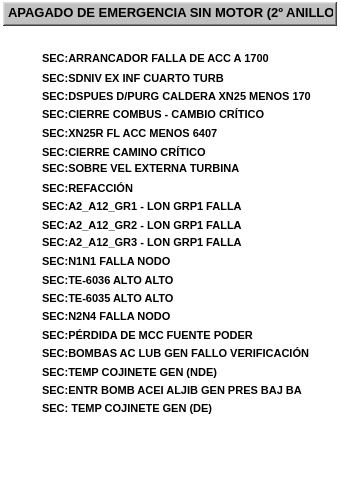
  <widget class="QFrame" name="fr_2">
   <property name="geometry">
    <rect>
     <x>343</x>
     <y>85</y>
     <width>341</width>
     <height>501</height>
    </rect>
   </property>
   <property name="styleSheet">
    <string notr="true">background-color: rgba(255, 255, 255, 0);</string>
   </property>
   <property name="frameShape">
    <enum>QFrame::StyledPanel</enum>
   </property>
   <property name="frameShadow">
    <enum>QFrame::Plain</enum>
   </property>
   <property name="lineWidth">
    <number>1</number>
   </property>
   <property name="midLineWidth">
    <number>0</number>
   </property>
   <widget class="QFrame" name="frTitulo_2">
    <property name="geometry">
     <rect>
      <x>3</x>
      <y>2</y>
      <width>334</width>
      <height>24</height>
     </rect>
    </property>
    <property name="styleSheet">
     <string notr="true">background-color: rgb(192, 192, 192);</string>
    </property>
    <property name="frameShape">
     <enum>QFrame::WinPanel</enum>
    </property>
    <property name="frameShadow">
     <enum>QFrame::Raised</enum>
    </property>
    <property name="lineWidth">
     <number>2</number>
    </property>
    <property name="midLineWidth">
     <number>0</number>
    </property>
   </widget>
   <widget class="QLabel" name="lbTitulo_2">
    <property name="geometry">
     <rect>
      <x>8</x>
      <y>2</y>
      <width>325</width>
      <height>20</height>
     </rect>
    </property>
    <property name="font">
     <font>
      <pointsize>10</pointsize>
      <weight>75</weight>
      <bold>true</bold>
     </font>
    </property>
    <property name="styleSheet">
     <string notr="true">background-color: rgba(255, 255, 255, 0);</string>
    </property>
    <property name="text">
     <string>APAGADO DE EMERGENCIA SIN MOTOR (2º ANILLO)</string>
    </property>
   </widget>
   <widget class="QLabel" name="lbTexto_20">
    <property name="geometry">
     <rect>
      <x>42</x>
      <y>50</y>
      <width>281</width>
      <height>16</height>
     </rect>
    </property>
    <property name="font">
     <font>
      <pointsize>8</pointsize>
      <weight>75</weight>
      <bold>true</bold>
     </font>
    </property>
    <property name="styleSheet">
     <string notr="true">background-color: rgba(255, 255, 255, 0);</string>
    </property>
    <property name="text">
     <string>SEC:ARRANCADOR FALLA DE ACC A 1700</string>
    </property>
   </widget>
   <widget class="AWMultiObject" name="aLet_20">
    <property name="geometry">
     <rect>
      <x>13</x>
      <y>43</y>
      <width>25</width>
      <height>31</height>
     </rect>
    </property>
    <property name="ElementType">
     <enum>AWMultiObject::CIRLED</enum>
    </property>
    <property name="OnColor">
     <enum>AWMultiObject::Grey</enum>
    </property>
    <property name="OffColor">
     <enum>AWMultiObject::Grey</enum>
    </property>
   </widget>
   <widget class="QLabel" name="lbTexto_21">
    <property name="geometry">
     <rect>
      <x>42</x>
      <y>70</y>
      <width>281</width>
      <height>16</height>
     </rect>
    </property>
    <property name="font">
     <font>
      <pointsize>8</pointsize>
      <weight>75</weight>
      <bold>true</bold>
     </font>
    </property>
    <property name="styleSheet">
     <string notr="true">background-color: rgba(255, 255, 255, 0);</string>
    </property>
    <property name="text">
     <string>SEC:SDNIV EX INF CUARTO TURB</string>
    </property>
   </widget>
   <widget class="AWMultiObject" name="aLet_21">
    <property name="geometry">
     <rect>
      <x>13</x>
      <y>62</y>
      <width>25</width>
      <height>31</height>
     </rect>
    </property>
    <property name="ElementType">
     <enum>AWMultiObject::CIRLED</enum>
    </property>
    <property name="OnColor">
     <enum>AWMultiObject::Grey</enum>
    </property>
    <property name="OffColor">
     <enum>AWMultiObject::Grey</enum>
    </property>
   </widget>
   <widget class="QLabel" name="lbTexto_22">
    <property name="geometry">
     <rect>
      <x>42</x>
      <y>88</y>
      <width>281</width>
      <height>16</height>
     </rect>
    </property>
    <property name="font">
     <font>
      <pointsize>8</pointsize>
      <weight>75</weight>
      <bold>true</bold>
     </font>
    </property>
    <property name="styleSheet">
     <string notr="true">background-color: rgba(255, 255, 255, 0);</string>
    </property>
    <property name="text">
     <string>SEC:DSPUES D/PURG CALDERA XN25 MENOS 170</string>
    </property>
   </widget>
   <widget class="AWMultiObject" name="aLet_22">
    <property name="geometry">
     <rect>
      <x>13</x>
      <y>80</y>
      <width>25</width>
      <height>31</height>
     </rect>
    </property>
    <property name="ElementType">
     <enum>AWMultiObject::CIRLED</enum>
    </property>
    <property name="OnColor">
     <enum>AWMultiObject::Grey</enum>
    </property>
    <property name="OffColor">
     <enum>AWMultiObject::Grey</enum>
    </property>
   </widget>
   <widget class="QLabel" name="lbTexto_23">
    <property name="geometry">
     <rect>
      <x>42</x>
      <y>106</y>
      <width>281</width>
      <height>16</height>
     </rect>
    </property>
    <property name="font">
     <font>
      <pointsize>8</pointsize>
      <weight>75</weight>
      <bold>true</bold>
     </font>
    </property>
    <property name="styleSheet">
     <string notr="true">background-color: rgba(255, 255, 255, 0);</string>
    </property>
    <property name="text">
     <string>SEC:CIERRE COMBUS - CAMBIO CRÍTICO</string>
    </property>
   </widget>
   <widget class="AWMultiObject" name="aLet_23">
    <property name="geometry">
     <rect>
      <x>13</x>
      <y>99</y>
      <width>25</width>
      <height>31</height>
     </rect>
    </property>
    <property name="ElementType">
     <enum>AWMultiObject::CIRLED</enum>
    </property>
    <property name="OnColor">
     <enum>AWMultiObject::Grey</enum>
    </property>
    <property name="OffColor">
     <enum>AWMultiObject::Grey</enum>
    </property>
   </widget>
   <widget class="AWMultiObject" name="aLet_24">
    <property name="geometry">
     <rect>
      <x>13</x>
      <y>118</y>
      <width>25</width>
      <height>31</height>
     </rect>
    </property>
    <property name="ElementType">
     <enum>AWMultiObject::CIRLED</enum>
    </property>
    <property name="OnColor">
     <enum>AWMultiObject::Grey</enum>
    </property>
    <property name="OffColor">
     <enum>AWMultiObject::Grey</enum>
    </property>
   </widget>
   <widget class="QLabel" name="lbTexto_24">
    <property name="geometry">
     <rect>
      <x>42</x>
      <y>125</y>
      <width>281</width>
      <height>16</height>
     </rect>
    </property>
    <property name="font">
     <font>
      <pointsize>8</pointsize>
      <weight>75</weight>
      <bold>true</bold>
     </font>
    </property>
    <property name="styleSheet">
     <string notr="true">background-color: rgba(255, 255, 255, 0);</string>
    </property>
    <property name="text">
     <string>SEC:XN25R FL ACC MENOS 6407</string>
    </property>
   </widget>
   <widget class="AWMultiObject" name="aLet_25">
    <property name="geometry">
     <rect>
      <x>13</x>
      <y>136</y>
      <width>25</width>
      <height>31</height>
     </rect>
    </property>
    <property name="ElementType">
     <enum>AWMultiObject::CIRLED</enum>
    </property>
    <property name="OnColor">
     <enum>AWMultiObject::Grey</enum>
    </property>
    <property name="OffColor">
     <enum>AWMultiObject::Grey</enum>
    </property>
   </widget>
   <widget class="QLabel" name="lbTexto_25">
    <property name="geometry">
     <rect>
      <x>42</x>
      <y>144</y>
      <width>281</width>
      <height>16</height>
     </rect>
    </property>
    <property name="font">
     <font>
      <pointsize>8</pointsize>
      <weight>75</weight>
      <bold>true</bold>
     </font>
    </property>
    <property name="styleSheet">
     <string notr="true">background-color: rgba(255, 255, 255, 0);</string>
    </property>
    <property name="text">
     <string>SEC:CIERRE CAMINO CRÍTICO</string>
    </property>
   </widget>
   <widget class="QLabel" name="lbTexto_26">
    <property name="geometry">
     <rect>
      <x>42</x>
      <y>160</y>
      <width>281</width>
      <height>16</height>
     </rect>
    </property>
    <property name="font">
     <font>
      <pointsize>8</pointsize>
      <weight>75</weight>
      <bold>true</bold>
     </font>
    </property>
    <property name="styleSheet">
     <string notr="true">background-color: rgba(255, 255, 255, 0);</string>
    </property>
    <property name="text">
     <string>SEC:SOBRE VEL EXTERNA TURBINA</string>
    </property>
   </widget>
   <widget class="AWMultiObject" name="aLet_26">
    <property name="geometry">
     <rect>
      <x>13</x>
      <y>155</y>
      <width>25</width>
      <height>31</height>
     </rect>
    </property>
    <property name="ElementType">
     <enum>AWMultiObject::CIRLED</enum>
    </property>
    <property name="OnColor">
     <enum>AWMultiObject::Grey</enum>
    </property>
    <property name="OffColor">
     <enum>AWMultiObject::Grey</enum>
    </property>
   </widget>
   <widget class="AWMultiObject" name="aLet_27">
    <property name="geometry">
     <rect>
      <x>13</x>
      <y>174</y>
      <width>25</width>
      <height>31</height>
     </rect>
    </property>
    <property name="ElementType">
     <enum>AWMultiObject::CIRLED</enum>
    </property>
    <property name="OnColor">
     <enum>AWMultiObject::Grey</enum>
    </property>
    <property name="OffColor">
     <enum>AWMultiObject::Grey</enum>
    </property>
   </widget>
   <widget class="QLabel" name="lbTexto_27">
    <property name="geometry">
     <rect>
      <x>42</x>
      <y>180</y>
      <width>281</width>
      <height>16</height>
     </rect>
    </property>
    <property name="font">
     <font>
      <pointsize>8</pointsize>
      <weight>75</weight>
      <bold>true</bold>
     </font>
    </property>
    <property name="styleSheet">
     <string notr="true">background-color: rgba(255, 255, 255, 0);</string>
    </property>
    <property name="text">
     <string>SEC:REFACCIÓN</string>
    </property>
   </widget>
   <widget class="AWMultiObject" name="aLet_28">
    <property name="geometry">
     <rect>
      <x>13</x>
      <y>192</y>
      <width>25</width>
      <height>31</height>
     </rect>
    </property>
    <property name="ElementType">
     <enum>AWMultiObject::CIRLED</enum>
    </property>
    <property name="OnColor">
     <enum>AWMultiObject::Grey</enum>
    </property>
    <property name="OffColor">
     <enum>AWMultiObject::Grey</enum>
    </property>
   </widget>
   <widget class="QLabel" name="lbTexto_28">
    <property name="geometry">
     <rect>
      <x>42</x>
      <y>198</y>
      <width>281</width>
      <height>16</height>
     </rect>
    </property>
    <property name="font">
     <font>
      <pointsize>8</pointsize>
      <weight>75</weight>
      <bold>true</bold>
     </font>
    </property>
    <property name="styleSheet">
     <string notr="true">background-color: rgba(255, 255, 255, 0);</string>
    </property>
    <property name="text">
     <string>SEC:A2_A12_GR1 - LON GRP1 FALLA</string>
    </property>
   </widget>
   <widget class="QLabel" name="lbTexto_29">
    <property name="geometry">
     <rect>
      <x>42</x>
      <y>217</y>
      <width>281</width>
      <height>16</height>
     </rect>
    </property>
    <property name="font">
     <font>
      <pointsize>8</pointsize>
      <weight>75</weight>
      <bold>true</bold>
     </font>
    </property>
    <property name="styleSheet">
     <string notr="true">background-color: rgba(255, 255, 255, 0);</string>
    </property>
    <property name="text">
     <string>SEC:A2_A12_GR2 - LON GRP1 FALLA</string>
    </property>
   </widget>
   <widget class="AWMultiObject" name="aLet_29">
    <property name="geometry">
     <rect>
      <x>13</x>
      <y>210</y>
      <width>25</width>
      <height>31</height>
     </rect>
    </property>
    <property name="ElementType">
     <enum>AWMultiObject::CIRLED</enum>
    </property>
    <property name="OnColor">
     <enum>AWMultiObject::Grey</enum>
    </property>
    <property name="OffColor">
     <enum>AWMultiObject::Grey</enum>
    </property>
   </widget>
   <widget class="QLabel" name="lbTexto_30">
    <property name="geometry">
     <rect>
      <x>42</x>
      <y>234</y>
      <width>281</width>
      <height>16</height>
     </rect>
    </property>
    <property name="font">
     <font>
      <pointsize>8</pointsize>
      <weight>75</weight>
      <bold>true</bold>
     </font>
    </property>
    <property name="styleSheet">
     <string notr="true">background-color: rgba(255, 255, 255, 0);</string>
    </property>
    <property name="text">
     <string>SEC:A2_A12_GR3 - LON GRP1 FALLA</string>
    </property>
   </widget>
   <widget class="AWMultiObject" name="aLet_30">
    <property name="geometry">
     <rect>
      <x>13</x>
      <y>228</y>
      <width>25</width>
      <height>31</height>
     </rect>
    </property>
    <property name="ElementType">
     <enum>AWMultiObject::CIRLED</enum>
    </property>
    <property name="OnColor">
     <enum>AWMultiObject::Grey</enum>
    </property>
    <property name="OffColor">
     <enum>AWMultiObject::Grey</enum>
    </property>
   </widget>
   <widget class="AWMultiObject" name="aLet_31">
    <property name="geometry">
     <rect>
      <x>13</x>
      <y>246</y>
      <width>25</width>
      <height>31</height>
     </rect>
    </property>
    <property name="ElementType">
     <enum>AWMultiObject::CIRLED</enum>
    </property>
    <property name="OnColor">
     <enum>AWMultiObject::Grey</enum>
    </property>
    <property name="OffColor">
     <enum>AWMultiObject::Grey</enum>
    </property>
   </widget>
   <widget class="QLabel" name="lbTexto_31">
    <property name="geometry">
     <rect>
      <x>42</x>
      <y>253</y>
      <width>281</width>
      <height>16</height>
     </rect>
    </property>
    <property name="font">
     <font>
      <pointsize>8</pointsize>
      <weight>75</weight>
      <bold>true</bold>
     </font>
    </property>
    <property name="styleSheet">
     <string notr="true">background-color: rgba(255, 255, 255, 0);</string>
    </property>
    <property name="text">
     <string>SEC:N1N1 FALLA NODO</string>
    </property>
   </widget>
   <widget class="QLabel" name="lbTexto_32">
    <property name="geometry">
     <rect>
      <x>42</x>
      <y>272</y>
      <width>281</width>
      <height>16</height>
     </rect>
    </property>
    <property name="font">
     <font>
      <pointsize>8</pointsize>
      <weight>75</weight>
      <bold>true</bold>
     </font>
    </property>
    <property name="styleSheet">
     <string notr="true">background-color: rgba(255, 255, 255, 0);</string>
    </property>
    <property name="text">
     <string>SEC:TE-6036 ALTO ALTO</string>
    </property>
   </widget>
   <widget class="AWMultiObject" name="aLet_32">
    <property name="geometry">
     <rect>
      <x>13</x>
      <y>265</y>
      <width>25</width>
      <height>31</height>
     </rect>
    </property>
    <property name="ElementType">
     <enum>AWMultiObject::CIRLED</enum>
    </property>
    <property name="OnColor">
     <enum>AWMultiObject::Grey</enum>
    </property>
    <property name="OffColor">
     <enum>AWMultiObject::Grey</enum>
    </property>
   </widget>
   <widget class="AWMultiObject" name="aLet_33">
    <property name="geometry">
     <rect>
      <x>13</x>
      <y>283</y>
      <width>25</width>
      <height>31</height>
     </rect>
    </property>
    <property name="ElementType">
     <enum>AWMultiObject::CIRLED</enum>
    </property>
    <property name="OnColor">
     <enum>AWMultiObject::Grey</enum>
    </property>
    <property name="OffColor">
     <enum>AWMultiObject::Grey</enum>
    </property>
   </widget>
   <widget class="QLabel" name="lbTexto_33">
    <property name="geometry">
     <rect>
      <x>42</x>
      <y>290</y>
      <width>281</width>
      <height>16</height>
     </rect>
    </property>
    <property name="font">
     <font>
      <pointsize>8</pointsize>
      <weight>75</weight>
      <bold>true</bold>
     </font>
    </property>
    <property name="styleSheet">
     <string notr="true">background-color: rgba(255, 255, 255, 0);</string>
    </property>
    <property name="text">
     <string>SEC:TE-6035 ALTO ALTO</string>
    </property>
   </widget>
   <widget class="QLabel" name="lbTexto_34">
    <property name="geometry">
     <rect>
      <x>42</x>
      <y>308</y>
      <width>281</width>
      <height>16</height>
     </rect>
    </property>
    <property name="font">
     <font>
      <pointsize>8</pointsize>
      <weight>75</weight>
      <bold>true</bold>
     </font>
    </property>
    <property name="styleSheet">
     <string notr="true">background-color: rgba(255, 255, 255, 0);</string>
    </property>
    <property name="text">
     <string>SEC:N2N4 FALLA NODO</string>
    </property>
   </widget>
   <widget class="AWMultiObject" name="aLet_34">
    <property name="geometry">
     <rect>
      <x>13</x>
      <y>300</y>
      <width>25</width>
      <height>31</height>
     </rect>
    </property>
    <property name="ElementType">
     <enum>AWMultiObject::CIRLED</enum>
    </property>
    <property name="OnColor">
     <enum>AWMultiObject::Grey</enum>
    </property>
    <property name="OffColor">
     <enum>AWMultiObject::Grey</enum>
    </property>
   </widget>
   <widget class="AWMultiObject" name="aLet_35">
    <property name="geometry">
     <rect>
      <x>13</x>
      <y>338</y>
      <width>25</width>
      <height>31</height>
     </rect>
    </property>
    <property name="ElementType">
     <enum>AWMultiObject::CIRLED</enum>
    </property>
    <property name="OnColor">
     <enum>AWMultiObject::Grey</enum>
    </property>
    <property name="OffColor">
     <enum>AWMultiObject::Grey</enum>
    </property>
   </widget>
   <widget class="QLabel" name="lbTexto_35">
    <property name="geometry">
     <rect>
      <x>42</x>
      <y>327</y>
      <width>281</width>
      <height>16</height>
     </rect>
    </property>
    <property name="font">
     <font>
      <pointsize>8</pointsize>
      <weight>75</weight>
      <bold>true</bold>
     </font>
    </property>
    <property name="styleSheet">
     <string notr="true">background-color: rgba(255, 255, 255, 0);</string>
    </property>
    <property name="text">
     <string>SEC:PÉRDIDA DE MCC FUENTE PODER</string>
    </property>
   </widget>
   <widget class="AWMultiObject" name="aLet_36">
    <property name="geometry">
     <rect>
      <x>13</x>
      <y>320</y>
      <width>25</width>
      <height>31</height>
     </rect>
    </property>
    <property name="ElementType">
     <enum>AWMultiObject::CIRLED</enum>
    </property>
    <property name="OnColor">
     <enum>AWMultiObject::Grey</enum>
    </property>
    <property name="OffColor">
     <enum>AWMultiObject::Grey</enum>
    </property>
   </widget>
   <widget class="QLabel" name="lbTexto_36">
    <property name="geometry">
     <rect>
      <x>42</x>
      <y>345</y>
      <width>281</width>
      <height>16</height>
     </rect>
    </property>
    <property name="font">
     <font>
      <pointsize>8</pointsize>
      <weight>75</weight>
      <bold>true</bold>
     </font>
    </property>
    <property name="styleSheet">
     <string notr="true">background-color: rgba(255, 255, 255, 0);</string>
    </property>
    <property name="text">
     <string>SEC:BOMBAS AC LUB GEN FALLO VERIFICACIÓN</string>
    </property>
   </widget>
   <widget class="AWMultiObject" name="aLet_37">
    <property name="geometry">
     <rect>
      <x>13</x>
      <y>358</y>
      <width>25</width>
      <height>31</height>
     </rect>
    </property>
    <property name="ElementType">
     <enum>AWMultiObject::CIRLED</enum>
    </property>
    <property name="OnColor">
     <enum>AWMultiObject::Grey</enum>
    </property>
    <property name="OffColor">
     <enum>AWMultiObject::Grey</enum>
    </property>
   </widget>
   <widget class="QLabel" name="lbTexto_37">
    <property name="geometry">
     <rect>
      <x>42</x>
      <y>364</y>
      <width>281</width>
      <height>16</height>
     </rect>
    </property>
    <property name="font">
     <font>
      <pointsize>8</pointsize>
      <weight>75</weight>
      <bold>true</bold>
     </font>
    </property>
    <property name="styleSheet">
     <string notr="true">background-color: rgba(255, 255, 255, 0);</string>
    </property>
    <property name="text">
     <string>SEC:TEMP COJINETE GEN (NDE)</string>
    </property>
   </widget>
   <widget class="AWMultiObject" name="aLet_38">
    <property name="geometry">
     <rect>
      <x>13</x>
      <y>393</y>
      <width>25</width>
      <height>31</height>
     </rect>
    </property>
    <property name="ElementType">
     <enum>AWMultiObject::CIRLED</enum>
    </property>
    <property name="OnColor">
     <enum>AWMultiObject::Grey</enum>
    </property>
    <property name="OffColor">
     <enum>AWMultiObject::Grey</enum>
    </property>
   </widget>
   <widget class="QLabel" name="lbTexto_38">
    <property name="geometry">
     <rect>
      <x>42</x>
      <y>382</y>
      <width>281</width>
      <height>16</height>
     </rect>
    </property>
    <property name="font">
     <font>
      <pointsize>8</pointsize>
      <weight>75</weight>
      <bold>true</bold>
     </font>
    </property>
    <property name="styleSheet">
     <string notr="true">background-color: rgba(255, 255, 255, 0);</string>
    </property>
    <property name="text">
     <string>SEC:ENTR BOMB ACEI ALJIB GEN PRES BAJ BA</string>
    </property>
   </widget>
   <widget class="QLabel" name="lbTexto_60">
    <property name="geometry">
     <rect>
      <x>42</x>
      <y>400</y>
      <width>281</width>
      <height>16</height>
     </rect>
    </property>
    <property name="font">
     <font>
      <pointsize>8</pointsize>
      <weight>75</weight>
      <bold>true</bold>
     </font>
    </property>
    <property name="styleSheet">
     <string notr="true">background-color: rgba(255, 255, 255, 0);</string>
    </property>
    <property name="text">
     <string>SEC: TEMP COJINETE GEN (DE)</string>
    </property>
   </widget>
   <widget class="AWMultiObject" name="aLet_60">
    <property name="geometry">
     <rect>
      <x>13</x>
      <y>375</y>
      <width>25</width>
      <height>31</height>
     </rect>
    </property>
    <property name="ElementType">
     <enum>AWMultiObject::CIRLED</enum>
    </property>
    <property name="OnColor">
     <enum>AWMultiObject::Grey</enum>
    </property>
    <property name="OffColor">
     <enum>AWMultiObject::Grey</enum>
    </property>
   </widget>
  </widget>
